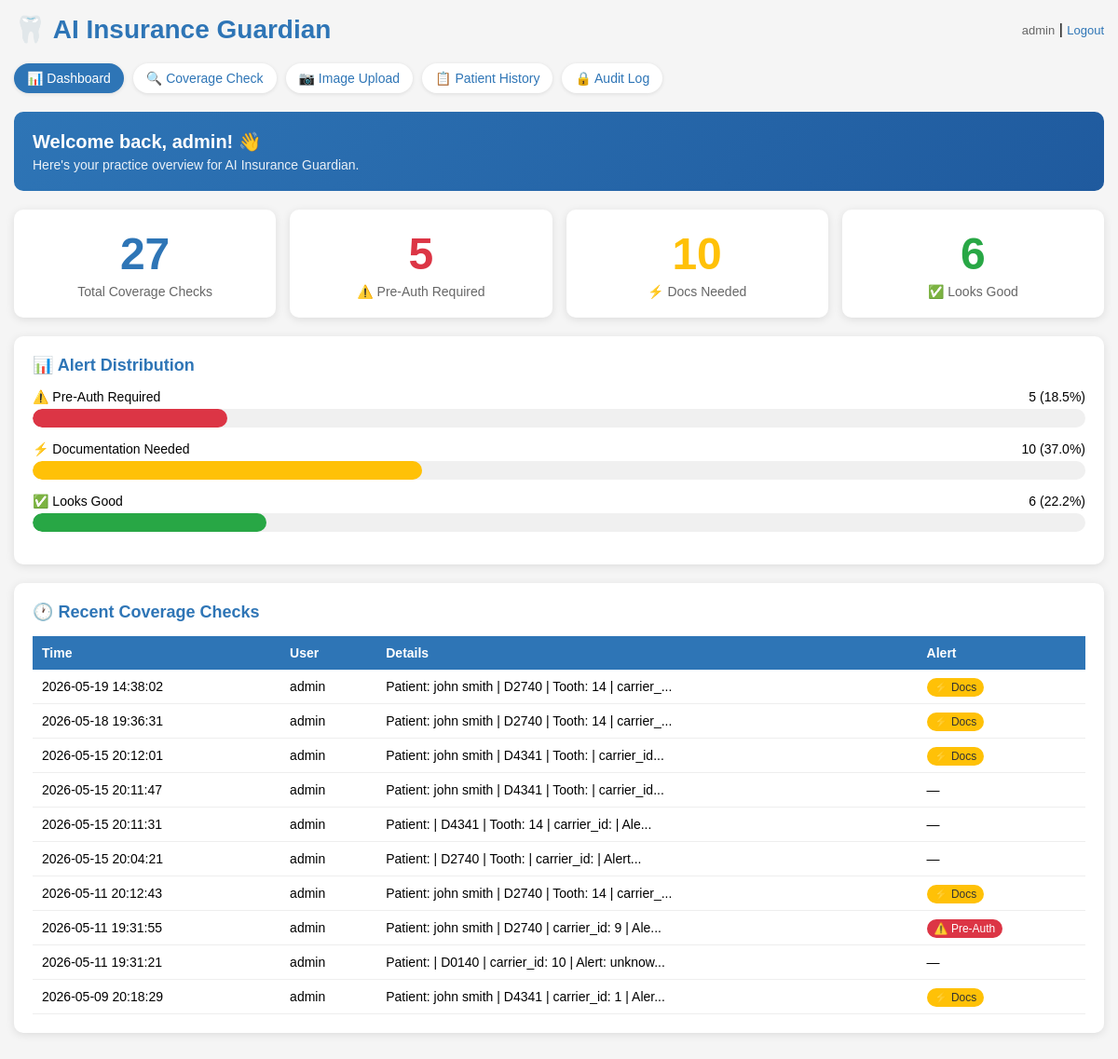
The page /dashboard (signed in) on the database as committed earlier.
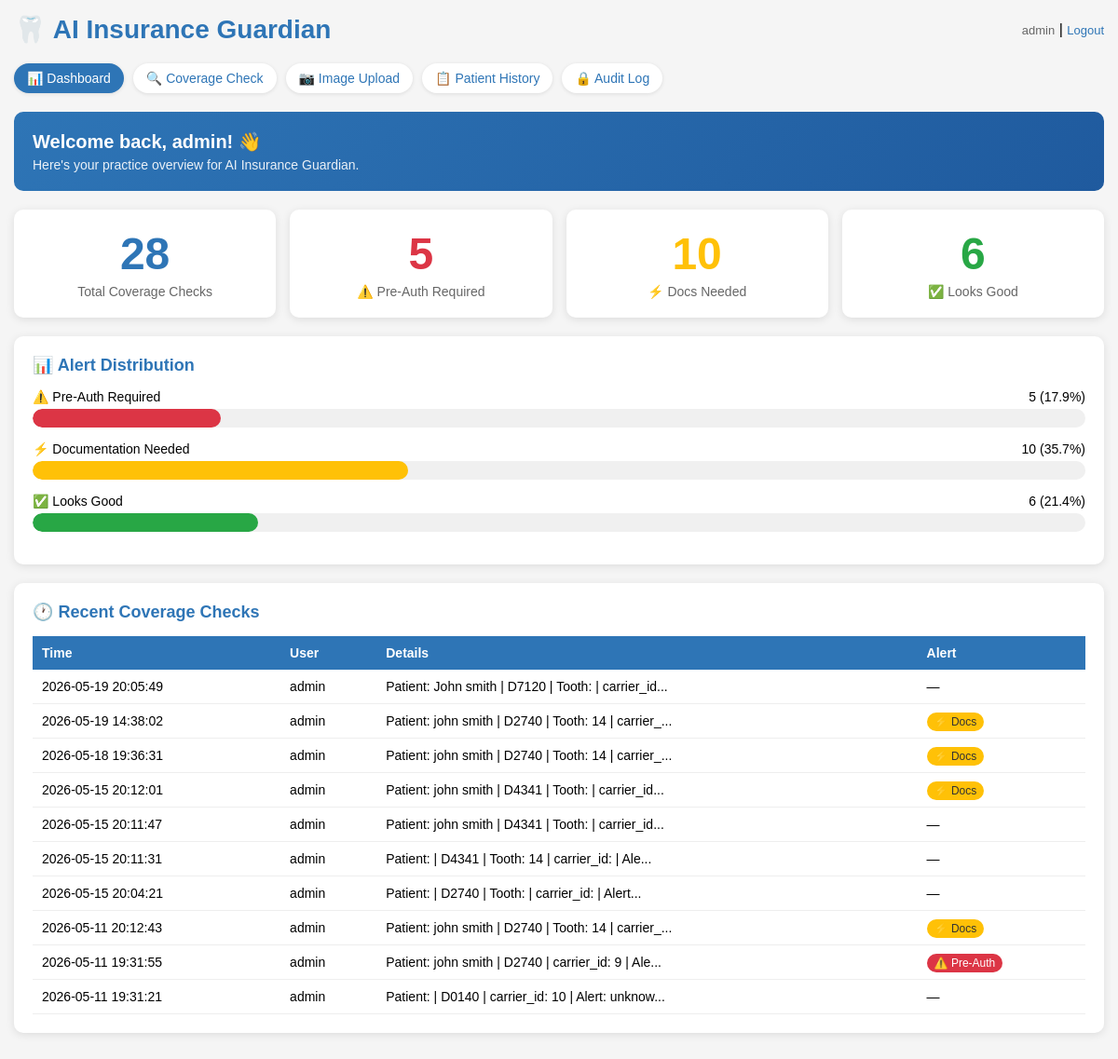
The same page on the database as committed later.
### tables this page shows
CREATE TABLE audit_log (id INTEGER PRIMARY KEY, username TEXT, action TEXT, details TEXT, timestamp TEXT);

### app.py (the view)
@app.route("/dashboard")
@login_required
def dashboard():
    conn = get_db()
    cursor = conn.cursor()
    cursor.execute("SELECT COUNT(*) FROM audit_log WHERE action = 'COVERAGE_CHECK'")
    total_checks = cursor.fetchone()[0]
    cursor.execute("SELECT COUNT(*) FROM audit_log WHERE action = 'COVERAGE_CHECK' AND details LIKE '%Alert: red%'")
    total_red = cursor.fetchone()[0]
    cursor.execute("SELECT COUNT(*) FROM audit_log WHERE action = 'COVERAGE_CHECK' AND details LIKE '%Alert: yellow%'")
    total_yellow = cursor.fetchone()[0]
    cursor.execute("SELECT COUNT(*) FROM audit_log WHERE action = 'COVERAGE_CHECK' AND details LIKE '%Alert: green%'")
    total_green = cursor.fetchone()[0]
    cursor.execute("SELECT * FROM audit_log WHERE action = 'COVERAGE_CHECK' ORDER BY timestamp DESC LIMIT 10")
    recent_checks = cursor.fetchall()
    conn.close()
    return render_template("dashboard.html", total_checks=total_checks, total_red=total_red, total_yellow=total_yellow, total_green=total_green, recent_checks=recent_checks)

### app.py (called while the page is built)
def get_db():
    conn = sqlite3.connect("insurance_guardian.db")
    conn.row_factory = sqlite3.Row
    return conn

@login_manager.user_loader
def load_user(user_id):
    conn = get_db()
    cursor = conn.cursor()
    cursor.execute("SELECT * FROM users WHERE id = ?", (user_id,))
    row = cursor.fetchone()
    conn.close()
    if row:
        return User(row["id"], row["username"], row["role"])
    return None

### templates/dashboard.html (shortened to what this page needs)
<!DOCTYPE html>
<html>
<head>
</head>
<body>
    <div class="header">
        <h1>🦷 AI Insurance Guardian</h1>
        <div>
            <span class="user-info">{{ current_user.username }}</span> |
            <a href="/logout" class="logout">Logout</a>
        </div>
    </div>
    <div class="nav">
        <a href="/dashboard" class="active">📊 Dashboard</a>
        <a href="/">🔍 Coverage Check</a>
        <a href="/upload">📷 Image Upload</a>
        <a href="/history">📋 Patient History</a>
        <a href="/audit">🔒 Audit Log</a>
    </div>
    <div class="welcome-box">
        <h2>Welcome back, {{ current_user.username }}! 👋</h2>
        <p>Here's your practice overview for AI Insurance Guardian.</p>
    </div>
    <div class="stats-grid">
        <div class="stat-card stat-total">
            <div class="stat-number">{{ total_checks }}</div>
            <div class="stat-label">Total Coverage Checks</div>
        </div>
        <div class="stat-card stat-red">
            <div class="stat-number">{{ total_red }}</div>
            <div class="stat-label">⚠️ Pre-Auth Required</div>
        </div>
        <div class="stat-card stat-yellow">
            <div class="stat-number">{{ total_yellow }}</div>
            <div class="stat-label">⚡ Docs Needed</div>
        </div>
        <div class="stat-card stat-green">
            <div class="stat-number">{{ total_green }}</div>
            <div class="stat-label">✅ Looks Good</div>
        </div>
    </div>
    {% if total_checks > 0 %}
    <div class="section-box">
        <h2>📊 Alert Distribution</h2>
        <div class="progress-bar-container">
            <div class="progress-label">
                <span>⚠️ Pre-Auth Required</span>
                <span>{{ total_red }} ({{ ((total_red / total_checks) * 100)|round(1) }}%)</span>
            </div>
            <div class="progress-bar">
                <div class="progress-fill-red" style="width: {{ ((total_red / total_checks) * 100)|round(1) }}%"></div>
            </div>
        </div>
        <div class="progress-bar-container">
            <div class="progress-label">
                <span>⚡ Documentation Needed</span>
                <span>{{ total_yellow }} ({{ ((total_yellow / total_checks) * 100)|round(1) }}%)</span>
            </div>
            <div class="progress-bar">
                <div class="progress-fill-yellow" style="width: {{ ((total_yellow / total_checks) * 100)|round(1) }}%"></div>
            </div>
        </div>
        <div class="progress-bar-container">
            <div class="progress-label">
                <span>✅ Looks Good</span>
                <span>{{ total_green }} ({{ ((total_green / total_checks) * 100)|round(1) }}%)</span>
            </div>
            <div class="progress-bar">
                <div class="progress-fill-green" style="width: {{ ((total_green / total_checks) * 100)|round(1) }}%"></div>
            </div>
        </div>
    </div>
    {% endif %}
    <div class="section-box">
        <h2>🕐 Recent Coverage Checks</h2>
        {% if recent_checks %}
        <table class="recent-table">
            <tr>
                <th>Time</th>
                <th>User</th>
                <th>Details</th>
                <th>Alert</th>
            </tr>
            {% for record in recent_checks %}
            <tr>
                <td>{{ record[4] }}</td>
                <td>{{ record[1] }}</td>
                <td>{{ record[3][:50] }}...</td>
                <td>
                    {% if 'Alert: red' in record[3] %}
                    <span class="badge-red">⚠️ Pre-Auth</span>
                    {% elif 'Alert: yellow' in record[3] %}
                    <span class="badge-yellow">⚡ Docs</span>
                    {% elif 'Alert: green' in record[3] %}
                    <span class="badge-green">✅ Good</span>
                    {% else %}
                    —
                    {% endif %}
                </td>
            </tr>
            {% endfor %}
        </table>
        {% else %}
        <p style="color:#666; text-align:center; padding:20px;">No coverage checks yet. Start by checking a patient's coverage!</p>
        {% endif %}
    </div>
</body>
</html>

Rows that differ between the two databases and show on the page:
no longer on this page (row unchanged): audit_log: timestamp "2026-05-09 20:18:29", username "admin", details "Patient: john smith | D4341 | carrier_id: 1 | Aler", shows "⚡ Docs"
added audit_log: timestamp "2026-05-19 20:05:49", username "admin", details "Patient: John smith | D7120 | Tooth: | carrier_id"
Other text that changed with them:
{{ total_checks }}: "27" → "28"
{{ ((total_red / total_checks) * 100)|round(1) }}: "18.5" → "17.9"
{{ ((total_red / total_checks) * 100)|round(1) }}: 18.5 → 17.9 (drawn)
{{ ((total_yellow / total_checks) * 100)|round(1) }}: "37.0" → "35.7"
{{ ((total_yellow / total_checks) * 100)|round(1) }}: 37.0 → 35.7 (drawn)
{{ ((total_green / total_checks) * 100)|round(1) }}: "22.2" → "21.4"
{{ ((total_green / total_checks) * 100)|round(1) }}: 22.2 → 21.4 (drawn)
